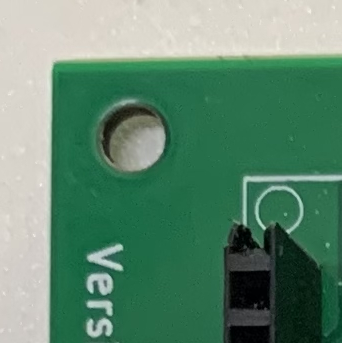
#> input picture base/tile_r0_c0.png, 342 x 343 px
$ python crop_raw.py ../../base out.png
#> lines starting #> are read from the running program, lines starting #| are printed output that depends on the picture; after the words box and inside, x2 and y2 are one past the last pixel; in counts of white or black regions, pixels touching at a corner belong together
import cv2
import numpy as np
import argparse
from pathlib import Path

def auto_crop_smart(img_path, output_path):
    img = cv2.imread(str(img_path))
#> img is the input picture: shape (343, 342, 3); mean B, G, R 111.6, 135.8, 94.9
    if img is None:
        print(f"[SKIP] {img_path}")
        return False

    h, w = img.shape[:2]
#> h = 343; w = 342
    original = img.copy()

    hsv = cv2.cvtColor(img, cv2.COLOR_BGR2HSV)
#> hsv: shape (343, 342, 3); mean H, S, V 59.3, 111.3, 137
    lower_green = np.array([35, 60, 40])
    upper_green = np.array([90, 255, 255])
    mask_green = cv2.inRange(hsv, lower_green, upper_green)
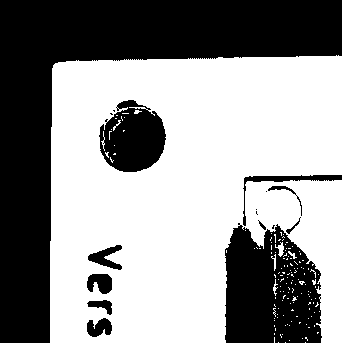
#> mask_green: shape (343, 342); 58.1% white; 18 black regions (7 under 20 px), largest, box (x1, y1, x2, y2) and area: (0, 0, 342, 343) 34488, (225, 223, 322, 343) 9133, (99, 100, 166, 172) 3399

    kernel = cv2.getStructuringElement(cv2.MORPH_RECT, (11, 11))
    mask_green = cv2.morphologyEx(mask_green, cv2.MORPH_CLOSE, kernel, 2)
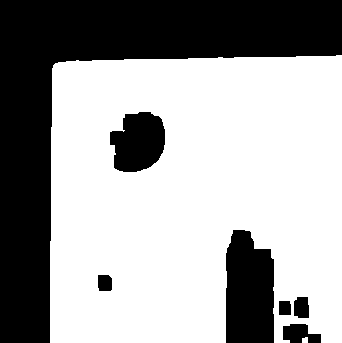
#> mask_green: shape (343, 342); 63.3% white; 7 black regions, largest, box (x1, y1, x2, y2) and area: (0, 0, 342, 343) 34446, (226, 230, 274, 343) 4858, (110, 112, 165, 172) 2559
    mask_green = cv2.morphologyEx(mask_green, cv2.MORPH_OPEN, kernel, 1)
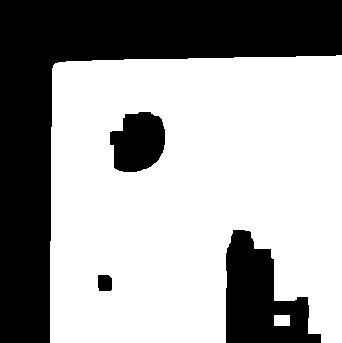
#> mask_green: shape (343, 342); 62.9% white; 4 black regions, box (x1, y1, x2, y2) and area: (0, 0, 342, 343) 34454, (226, 230, 321, 343) 6296, (110, 112, 165, 172) 2574, (98, 275, 112, 291) 214

    gray = cv2.cvtColor(img, cv2.COLOR_BGR2GRAY)
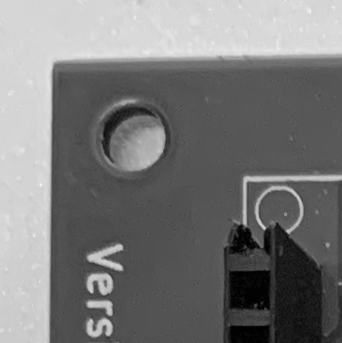
#> gray: shape (343, 342); min 0, max 247, mean 120.8
    gray = cv2.GaussianBlur(gray, (5, 5), 0)
    edges = cv2.Canny(gray, 50, 150)
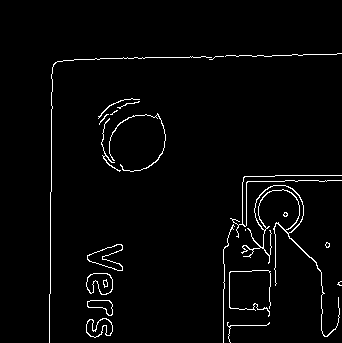
#> edges: shape (343, 342); 2.5% white in thin lines or dots, all inside (x1, y1, x2, y2) = (49, 53, 342, 343)
    kernel_edge = cv2.getStructuringElement(cv2.MORPH_RECT, (9, 9))
    edges = cv2.morphologyEx(edges, cv2.MORPH_CLOSE, kernel_edge, 2)
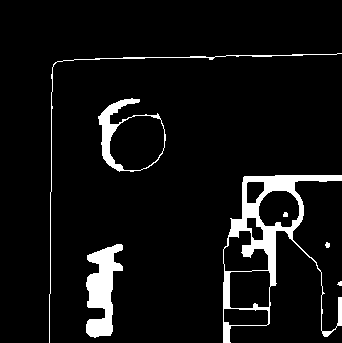
#> edges: shape (343, 342); 6.5% white; 7 white regions (1 under 20 px), largest, box (x1, y1, x2, y2) and area: (223, 175, 342, 343) 3897, (86, 244, 123, 338) 2012, (98, 98, 166, 172) 1033, (49, 53, 342, 343) 663, (325, 242, 330, 248) 23, (283, 212, 288, 217) 22

    combined = cv2.bitwise_and(edges, edges, mask=mask_green)
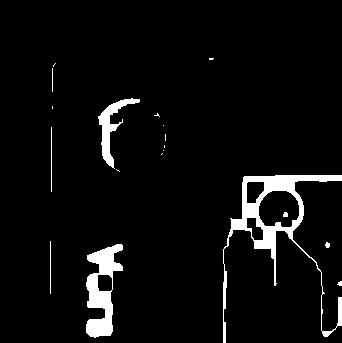
#> combined: shape (343, 342); 5% white; 19 white regions (11 under 20 px)

    contours, _ = cv2.findContours(combined, cv2.RETR_EXTERNAL, cv2.CHAIN_APPROX_SIMPLE)
#> contours = 18 contours, 15 with area under 20; largest, box (x1, y1, x2, y2) and area: (223, 175, 342, 343) 4250, (86, 244, 123, 338) 1867, (98, 98, 140, 169) 674

    best_cnt = None
    best_score = 0

    for c in contours:
        area = cv2.contourArea(c)
        if area < h * w * 0.08:
            continue

        x, y, bw, bh = cv2.boundingRect(c)
        aspect = bw / float(bh)
        if aspect < 0.4 or aspect > 2.5:
            continue

        hull = cv2.convexHull(c)
        solidity = area / (cv2.contourArea(hull) + 1e-6)
        if solidity < 0.7:
            continue

        score = area * solidity
        if score > best_score:
            best_score = score
            best_cnt = c
#> this loop made 18 passes
#> area on passes 2, 5, 15: 1867, 4250.5, 673.5
#> after the loop, best_score = 0

    if best_cnt is None:
        contours, _ = cv2.findContours(edges, cv2.RETR_EXTERNAL, cv2.CHAIN_APPROX_SIMPLE)
#> contours = 6 contours, 2 with area under 20; largest, box (x1, y1, x2, y2) and area: (223, 175, 342, 343) 8353, (98, 98, 166, 172) 3238, (86, 244, 123, 338) 1867, (49, 53, 342, 343) 96
        contours = sorted(contours, key=cv2.contourArea, reverse=True)
        for c in contours:
            if cv2.contourArea(c) > h * w * 0.1:
                best_cnt = c
                break
#> this loop made 6 passes

    if best_cnt is None:
        print(f"[FAIL] {img_path}")
        return False

    x, y, bw, bh = cv2.boundingRect(best_cnt)
    pad = int(0.02 * max(bw, bh))
    x = max(0, x - pad)
    y = max(0, y - pad)
    bw = min(w - x, bw + 2 * pad)
    bh = min(h - y, bh + 2 * pad)

    cropped = original[y:y+bh, x:x+bw]
    output_path.parent.mkdir(parents=True, exist_ok=True)
    cv2.imwrite(str(output_path), cropped)
    print(f"[OK] {img_path}")
    return True


def main(input_root, output_root):
    input_root = Path(input_root)
    output_root = Path(output_root)

    imgs = list(input_root.rglob("*.png")) \
         + list(input_root.rglob("*.jpg")) \
         + list(input_root.rglob("*.jpeg")) \
         + list(input_root.rglob("*.bmp"))

    print(f"[INFO] Tổng ảnh: {len(imgs)}")

    for img_path in imgs:
        rel = img_path.relative_to(input_root)
        out_path = output_root / rel
        auto_crop_smart(img_path, out_path)
#> pass 2 of the loop in main, `for img_path in imgs:`:
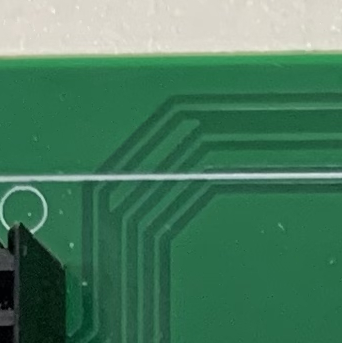
#> input picture base/tile_r0_c1.png, 342 x 343 px
#> in auto_crop_smart, img is the input picture: shape (343, 342, 3); mean B, G, R 95.1, 123.7, 72.6
#> hsv: shape (343, 342, 3); mean H, S, V 67, 129.5, 124.2
#> in auto_crop_smart (call 2), `mask_green = cv2.inRange(hsv, lower_green, upper_green)`:
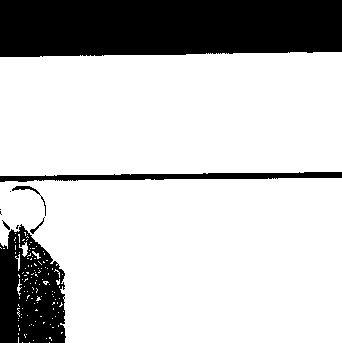
#> mask_green: shape (343, 342); 77.4% white; 11 black regions (5 under 20 px), largest, box (x1, y1, x2, y2) and area: (0, 0, 342, 57) 18625, (0, 224, 66, 343) 5839, (0, 172, 342, 182) 1867, (12, 186, 46, 216) 111, (30, 217, 45, 234) 47, (2, 220, 10, 230) 27
#> in auto_crop_smart (call 2), `combined = cv2.bitwise_and(edges, edges, mask=mask_green)`:
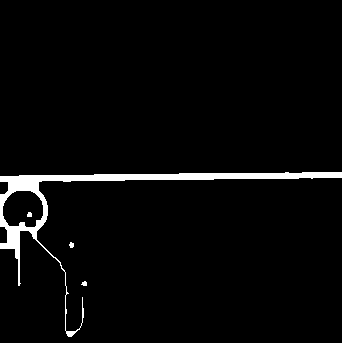
#> combined: shape (343, 342); 3.2% white; 4 white regions
#> in auto_crop_smart (call 2), `contours, _ = cv2.findContours(combined, cv2.RETR_EXTERNAL, cv2.CHAIN_..`: contours = 3 contours, 2 with area under 20; largest, box (x1, y1, x2, y2) and area: (0, 172, 342, 337) 4242
#> the loop in auto_crop_smart (call 2), `for c in contours:` made 3 passes
#> area on pass 3: 4242
#> after the loop in auto_crop_smart (call 2), `for c in contours:`: best_score = 0
#> in auto_crop_smart (call 2), `contours, _ = cv2.findContours(edges, cv2.RETR_EXTERNAL, cv2.CHAIN_APP..`: contours = 4 contours, 2 with area under 20; largest, box (x1, y1, x2, y2) and area: (0, 172, 342, 337) 4479, (0, 49, 342, 57) 73
#> the loop in auto_crop_smart (call 2), `for c in contours:` made 4 passes


if __name__ == "__main__":
    parser = argparse.ArgumentParser()
    parser.add_argument("input_root")
    parser.add_argument("output_root")
    args = parser.parse_args()

    main(args.input_root, args.output_root)
